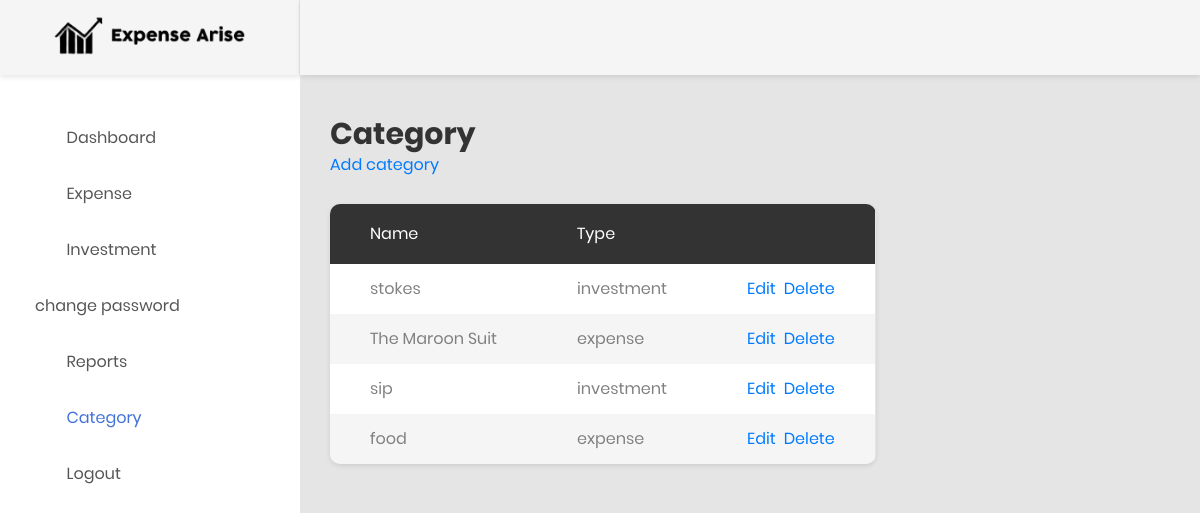
Page /category.php (signed in) on the committed database.
### tables this page shows
CREATE TABLE `category` (
  `id` int(11) NOT NULL,
  `user_id` int(11) NOT NULL,
  `name` varchar(255) NOT NULL,
  `type` enum('expense','investment') NOT NULL DEFAULT 'expense'
);

### category.php (the view, shortened to what this page needs)
<?php
   include('header.php');
   if($_SESSION['UROLE']=='User'){
      $uid = $_SESSION['UID'];
      $res = mysqli_query($con, "SELECT * FROM category WHERE user_id=$uid ORDER BY id DESC");
   } else {
      $res = mysqli_query($con, "SELECT * FROM category ORDER BY id DESC");
   }
?>
<div class="main-content">
   <div class="section__content section__content--p30">
      <div class="container-fluid">
         <div class="row">
         <div class="col-lg-5.5">
               <h2>Category</h2>
               <a href="manage_category.php">Add category</a>
               <br/><br/>
               <?php if(mysqli_num_rows($res) > 0) { ?>
                  <div class="table-responsive table--no-card m-b-30">
                  <table class="table table-borderless table-striped table-earning">
                     <thead>
                        <tr>
                           <th>Name</th>
                           <th>Type</th>
                           <th></th>
                        </tr>
                     <tbody>
                        <?php while($row = mysqli_fetch_assoc($res)){ ?>
                        <tr>
                           <td><?php echo $row['name']?></td>
                           <td><?php echo $row['type']?></td>
                           <td>
                                    <a href="manage_category.php?id=<?php echo $row['id'];?>">Edit</a>&nbsp;
                                    <a href="javascript:void(0)" onclick="delete_confir('<?php echo $row['id'];?>','category.php')">Delete</a>
                                 </td>
                        </tr>
                        <?php } ?>
                     </tbody>
                  </table>
               </div>
               <?php } else { echo "No expense data found"; } ?>
            </div>
         </div>
      </div>
   </div>
</div>
<?php
   include('footer.php');
   ?>

### rows in the picture
category: name "stokes", type "investment"
category: name "The Maroon Suit", type "expense"
category: name "sip", type "investment"
category: name "food", type "expense"
